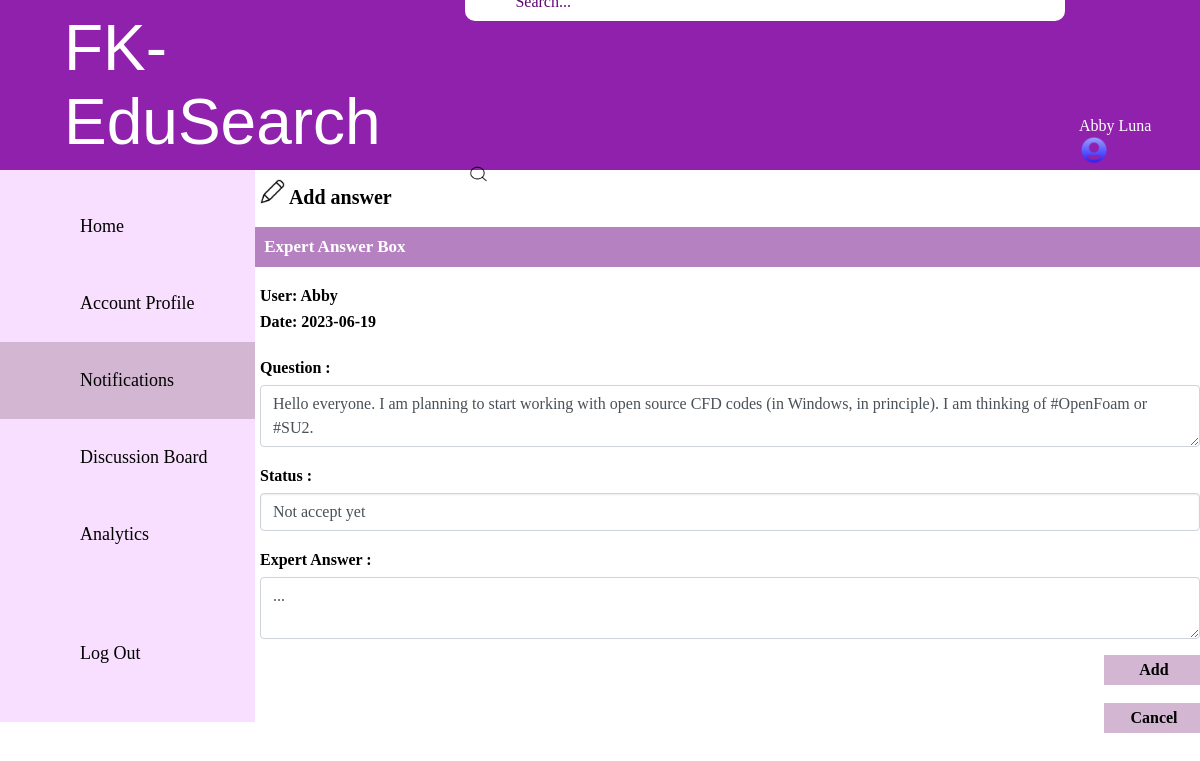
The page /module3/updateNotification.php?post_id=2 (signed in) on the database its author committed.
### tables this page shows
CREATE TABLE `expert` (
  `Expert_ID` int(11) NOT NULL,
  `expert_password` varchar(20) NOT NULL,
  `expert_name` varchar(30) NOT NULL,
  `expert_email` varchar(30) NOT NULL,
  `expert_phoneNum` varchar(20) NOT NULL,
  `expert_status` varchar(10) NOT NULL,
  `expert_researchArea1` varchar(50) NOT NULL,
  `expert_researchArea2` varchar(100) NOT NULL,
  `expert_researchArea3` varchar(100) NOT NULL,
  `expert_academicStatus` varchar(50) NOT NULL,
  `expert_socialAcc1` varchar(50) DEFAULT NULL,
  `expert_socialAcc2` varchar(20) DEFAULT NULL,
  `expert_CV` blob NOT NULL,
  `Admin_ID` int(11) NOT NULL
);

CREATE TABLE `post` (
  `Post_ID` varchar(7) NOT NULL,
  `post_title` varchar(100) NOT NULL,
  `post_content` varchar(500) NOT NULL,
  `post_keyword` varchar(100) NOT NULL,
  `post_category` varchar(100) NOT NULL,
  `post_date` date NOT NULL,
  `post_time` time NOT NULL,
  `post_comment` varchar(100) NOT NULL,
  `user_rating` float NOT NULL,
  `user_feedback` varchar(100) NOT NULL,
  `postStatus` varchar(20) NOT NULL,
  `expertAnswer` varchar(100) DEFAULT NULL,
  `Expert_ID` int(7) NOT NULL
);

### module3/updateNotification.php (the view, shortened to what this page needs)
<?php
include("./link/dbconnection.php");
$expertid = 1;
$sql = "SELECT pl.*, e.expert_name FROM publication_list AS pl JOIN expert AS e ON pl.Expert_ID = e.Expert_ID WHERE pl.Expert_ID = $expertid";
$result = $conn->query($sql);
$row = mysqli_fetch_assoc($result);
$expert_name = $row['expert_name'];
if (isset($_GET['post_id'])) {
  $Post_ID = $_GET['post_id'];
  $sql = "SELECT * FROM post WHERE Post_ID = $Post_ID";
  $result = $conn->query($sql);
  if ($result->num_rows > 0) {
    $row = $result->fetch_assoc();
    $Post_ID = $row['Post_ID'];
    $post_content = $row['post_content'];
    $postStatus = $row['postStatus'];
    $expertAnswer = $row['expertAnswer'];
    $post_date = $row['post_date'];
  } else {
    echo "Post not found.";
    exit;
  }
} else {
  echo "No Post ID provided.";
  exit;
}
?>
<!DOCTYPE html>
<html lang="en">
<head>
  <link rel="stylesheet" href="style/style.css">
</head>
<body>
  <div style="height: 170px;width: 100%;display: flex;align-items: center;justify-content: space-between;padding: 22px 14px;background-color:#9021AC">
    <a id="FK-EduSearch" class="FK Edu-Search">FK-EduSearch</a>
    <div>
      <input style="color:#5D0773;padding-left:50px;padding-top:10px;margin-bottom:12px;margin-left:1px;border:none;" type="search" value="Search..." />
      <img style=" margin-right:10px ;padding-top:3px;margin-left:3px ;margin-top:128px;margin: bottom 1px;width:23px;height:23px" src="image/search.png" alt="search cant function">
    </div>
    <div>
      <p style="margin-right:10px ;margin-left:3px ;margin-top:125px;margin-bottom:10px;"><?php echo $expert_name; ?><img style="width:30px;height:auto;" src="image/woman.png" alt="profile picture" </p>
    </div>
  </div>
  <nav style=" background-color:#F9DFFF;display: flex;flex-direction: column;justify-content: space-between;height: 100%;width: 255px;padding-top:18px;padding-bottom: 30px;">
    <ul style="text-align: center; font-family: 'PT-serif', serif; font-size: 18px;">
      <li><a class="nav-link" href="home.php">Home</a></li>
      <li><a class="nav-link" href="account.php">Account Profile</a></li>
      <li><a class="nav-link  active " href="notification.php">Notifications</a></li>
      <li><a class="nav-link" href="publication.php">Discussion Board</a></li>
      <li><a class="nav-link" href="calTotal.php">Analytics</a></li>
      <br><br>
      <li><a class="nav-link" href="../module1/logout.php">Log Out</a></li>
    </ul>
  </nav>
  <p style="padding-left:5px;padding-top:7px;font-size:20px;margin-left:255px;color:black;margin-top: -550px;"><b><img style="width:25px;" src="image/edit.png" alt="Edit"> Add answer</b> </p><br>
  <div style=" padding:10px 5px 10px 5px;margin-left:255px;font-size:17px;color:white ;background-color:#B681C1;">
    <b> &nbsp;Expert Answer Box</b>
  </div>
  <div class="form-group" style="margin-left:260px;margin-top:20px">
    <label id="Description" name="Description">User: Abby</label><br>
    <label id="Date" name="Date">Date: <?php echo $post_date; ?></label><br>
  </div>
  <form action="updateNotification.php?post_id=<?php echo $Post_ID; ?>" method="POST">
    <div class="form-group" style="margin-left:260px;margin-top:20px">
      <label for="post_content">Question :</label>
      <textarea class="form-control" id="post_content" name="post_content" row="4" disabled><?php echo $post_content; ?></textarea>
    </div>
    <div class="form-group" style="margin-left:260px;margin-top:20px">
      <label for="publicationType">Status :</label>
      <select class="form-control custom-select" id="postStatus" name="postStatus">
        <option value="Not accept yet" <?php if ($postStatus === "Not accept yet") echo 'selected'; ?>>Not accept yet</option>
      </select>
      <br>
    </div>
    <div class="form-group" style="margin-left:260px;margin-top:20px">
      <label for="expertAnswer">Expert Answer :</label>
      <textarea class="form-control" id="expertAnswer" name="expertAnswer" row="4" required><?php echo $expertAnswer; ?></textarea>
    </div>
    <div class="row">
      <div class="col-12">
        <button style="margin-left: 92%;border: none;background-color:#D2B6D2;" class="custom-btn" type="submit"><b>Add</b></button><br><br>
        <a href="notification.php"><button style="margin-left: 92%;border: none;background-color:#D2B6D2;" class="custom-btn"><b>Cancel</b></button></a>
      </div>
    </div>
  </form>
</body>
</html>

### module3/style/style.css (style rules this page uses)
* { margin: 0; padding: 0; box-sizing: border-box; }
body { min-height: 100vh; width: 100vw; color: white; font-family: 'PT-serif', serif; }
#FK-EduSearch { font: 4rem 'Poppins', sans-serif; margin-left: 50px; }
input[type=search] { padding: 10px 350px; border-radius: 10px; }
.nav-link { display: inline-block; width: 100%; padding-top:28px; padding-bottom: 28px; padding-left: 80px; color: black; text-decoration: none; text-align: left; }
.active, .nav-link:hover { height: fit-content; color: black; background-color: #D2B6D2; }
ul { list-style-type: none; }
button { margin-top: 10px; }
.form-group { margin-bottom: 1rem; }
.form-control { display: block; width: 100%; height: calc(2.25rem + 2px); padding: 0.375rem 0.75rem; font-size: 1rem; font-weight: 400; line-height: 1.5; color: #495057; background-color: #fff; background-clip: padding-box; border: 1px solid #ced4da; border-radius: 0.25rem; box-shadow: inset 0 0 0 transparent; transition: border-color .15s ease-in-out, box-shadow .15s ease-in-out; }
.custom-btn { width: 100px; height: 30px; font-family: 'PT-serif', serif; font-weight: 500; background: #D2B6D2; cursor: pointer; display: inline-block; border: none; outline: none; }
.row { display: -ms-flexbox; display: flex; -ms-flex-wrap: wrap; flex-wrap: wrap; margin-right: -7.5px; margin-left: -7.5px; }
.col-1, .col-2, .col-3, .col-4, .col-5, .col-6, .col-7, .col-8, .col-9, .col-10, .col-11, .col-12, .col, .col-auto, .col-sm-1, .col-sm-2, .col-sm-3, .col-sm-4, .col-sm-5, .col-sm-6, .col-sm-7, .col-sm-8, .col-sm-9, .col-sm-10, .col-sm-11, .col-sm-12, .col-sm, .col-sm-auto, .col-md-1, .col-md-2, .col-md-3, .col-md-4, .col-md-5, .col-md-6, .col-md-7, .col-md-8, .col-md-9, .col-md-10, .col-md-11, .col-md-12, .col-md, .col-md-auto, .col-lg-1, .col-lg-2, .col-lg-3, .col-lg-4, .col-lg-5, .col-lg-6, .col-lg-7, .col-lg-8, .col-lg-9, .col-lg-10, .col-lg-11, .col-lg-12, .col-lg, .col-lg-auto, .col-xl-1, .col-xl-2, .col-xl-3, .col-xl-4, .col-xl-5, .col-xl-6, .col-xl-7, .col-xl-8, .col-xl-9, .col-xl-10, .col-xl-11, .col-xl-12, .col-xl, .col-xl-auto { position: relative; width: 100%; padding-right: 7.5px; padding-left: 7.5px; }
button { margin-right: 5px; }
a { text-decoration: none; }
label:not(.form-check-label):not(.custom-file-label) { font-weight: 700; }
label { display: inline-block; margin-bottom: 0.5rem; color: #000; }
textarea.form-control { height: auto; }
textarea { overflow: auto; resize: vertical; }
button, input, optgroup, select, textarea { margin: 0; font-family: inherit; font-size: inherit; line-height: inherit; }
.custom-control-label::before, .custom-file-label, .custom-select { transition: background-color .15s ease-in-out, border-color .15s ease-in-out, box-shadow .15s ease-in-out; }
.custom-select { display: inline-block; width: 100%; height: calc(2.25rem + 2px); padding: 0.375rem 1.75rem 0.375rem 0.75rem; font-size: 1rem; font-weight: 400; line-height: 1.5; color: #495057; vertical-align: middle; border: 1px solid #ced4da; border-radius: 0.25rem; box-shadow: inset 0 1px 2px rgba(0, 0, 0, .075); -webkit-appearance: none; -moz-appearance: none; appearance: none; }

### rows shown on the page
expert: expert_name "Abby Luna"
post: post_date "2023-06-19", post_content "Hello everyone. I am planning to start working with open source CFD codes (in Windows, in principle). I am thinking of #OpenFoam or #SU2.", postStatus "Not accept yet", expertAnswer "..."
